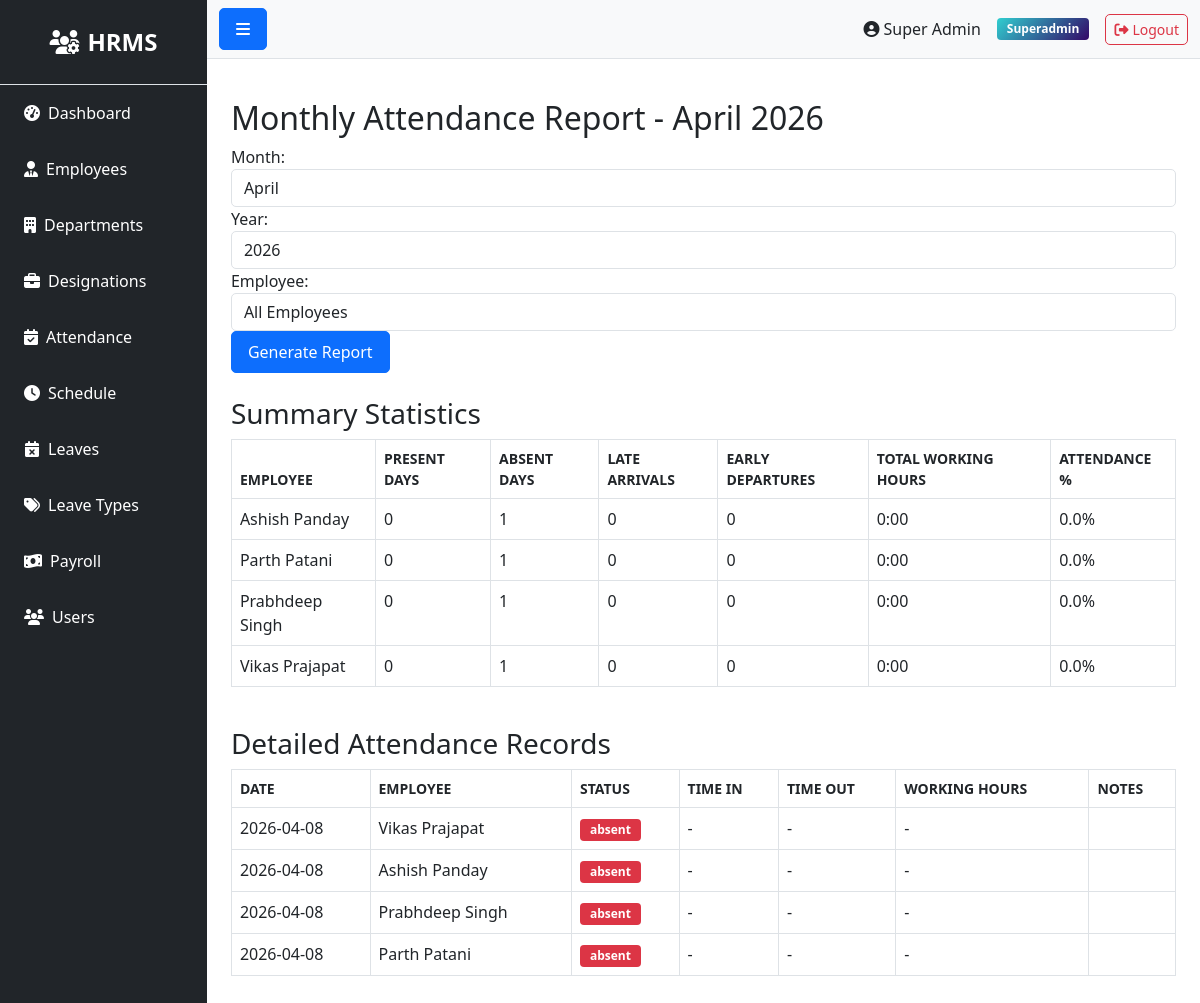
Before: /attendance/monthly-report (signed in) with the older database file.
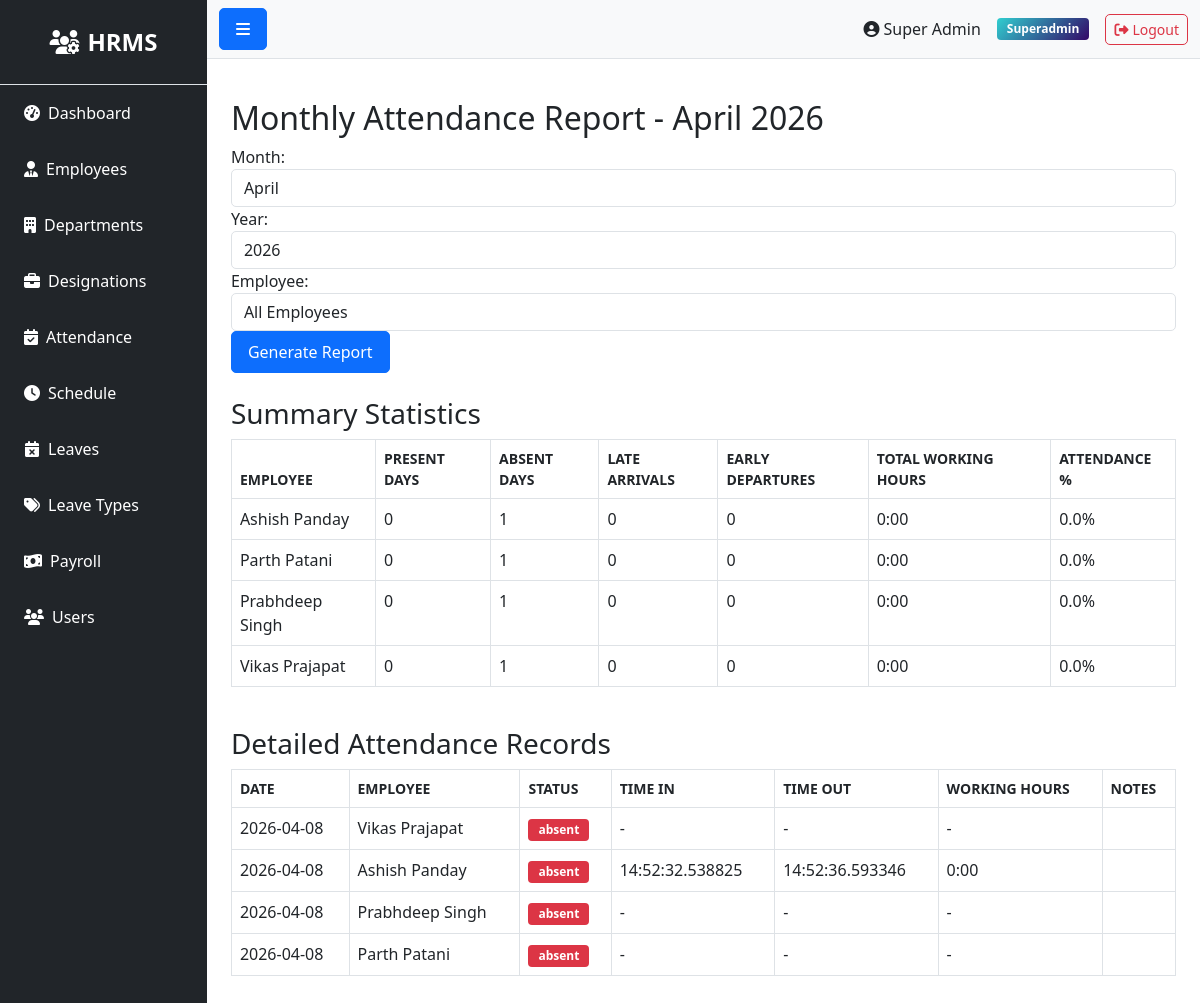
After: the same page with the newer database file.
### models.py (models this page shows, shortened)
class Attendance(db.Model):
    __tablename__ = 'attendances'
    id = db.Column(db.Integer, primary_key=True)
    employee_id = db.Column(db.Integer, db.ForeignKey('employees.id'), nullable=False)
    date = db.Column(db.Date, nullable=False)
    time_in = db.Column(db.Time)
    time_out = db.Column(db.Time)
    status = db.Column(db.String(20))  # present, absent, holiday, weekend
    description = db.Column(db.Text)  # For holiday name or other notes
    created_at = db.Column(db.DateTime, default=datetime.utcnow)
    updated_at = db.Column(db.DateTime, default=datetime.utcnow, onupdate=datetime.utcnow)

class Employee(db.Model):
    __tablename__ = 'employees'
    id = db.Column(db.Integer, primary_key=True)
    department_id = db.Column(db.Integer, db.ForeignKey('departments.id'))
    designation_id = db.Column(db.Integer, db.ForeignKey('designations.id'))
    schedule_id = db.Column(db.Integer, db.ForeignKey('schedules.id'))
    firstname = db.Column(db.String(100), nullable=False)
    lastname = db.Column(db.String(100), nullable=False)
    unique_id = db.Column(db.String(50), unique=True)
    email = db.Column(db.String(100), unique=True)
    phone = db.Column(db.String(20))
    address = db.Column(db.Text)
    dob = db.Column(db.Date)
    gender = db.Column(db.String(10))
    religion = db.Column(db.String(50))
    marital = db.Column(db.String(20))
    image = db.Column(db.String(255))  # Store image filename
    status = db.Column(db.String(20), default='active')
    created_at = db.Column(db.DateTime, default=datetime.utcnow)
    updated_at = db.Column(db.DateTime, default=datetime.utcnow, onupdate=datetime.utcnow)
    attendances = db.relationship('Attendance', backref='employee', lazy=True, cascade='all, delete-orphan')
    checks = db.relationship('Check', backref='employee', lazy=True, cascade='all, delete-orphan')
    salary = db.relationship('Salary', backref='employee', uselist=False, cascade='all, delete-orphan')
    leaves = db.relationship('Leave', backref='employee', lazy=True, cascade='all, delete-orphan')
    late_times = db.relationship('LateTime', backref='employee', lazy=True, cascade='all, delete-orphan')
    over_times = db.relationship('OverTime', backref='employee', lazy=True, cascade='all, delete-orphan')
    payrolls = db.relationship('Payroll', backref='employee', lazy=True, cascade='all, delete-orphan')

### routes/attendance.py (the view)
@bp.route('/monthly-report')
@login_required
def monthly_report():
    if not current_user.is_authenticated or current_user.role.name not in ['superadmin', 'admin', 'moderator', 'hr']:
        flash('Access denied', 'danger')
        return redirect(url_for('auth.login'))
    year = int(request.args.get('year', datetime.now().year))
    month = int(request.args.get('month', datetime.now().month))
    employee_id = request.args.get('employee_id')
    _, last_day = monthrange(year, month)
    start_date = datetime(year, month, 1).date()
    end_date = datetime(year, month, last_day).date()
    query = Attendance.query.filter(Attendance.date.between(start_date, end_date))
    if employee_id:
        query = query.filter(Attendance.employee_id == employee_id)
    employees = Employee.query.order_by(Employee.firstname).all()
    attendances = query.order_by(Attendance.employee_id, Attendance.date).all()
    stats = defaultdict(lambda: {
        'present': 0,
        'absent': 0,
        'late': 0,
        'early_out': 0,
        'working_hours': timedelta(),
        'attendance_percentage': 0
    })
    for attendance in attendances:
        emp_stats = stats[attendance.employee_id]
        if attendance.status == 'present':
            emp_stats['present'] += 1
            if attendance.time_in and attendance.time_out:
                time_in = datetime.combine(attendance.date, attendance.time_in)
                time_out = datetime.combine(attendance.date, attendance.time_out)
                working_hours = time_out - time_in
                emp_stats['working_hours'] += working_hours
                if attendance.employee.schedule:
                    schedule = attendance.employee.schedule
                    if attendance.time_in > datetime.combine(attendance.date, schedule.time_in).time():
                        emp_stats['late'] += 1
                    if attendance.time_out < datetime.combine(attendance.date, schedule.time_out).time():
                        emp_stats['early_out'] += 1
        else:
            emp_stats['absent'] += 1
        total_days = emp_stats['present'] + emp_stats['absent']
        if total_days > 0:
            emp_stats['attendance_percentage'] = (emp_stats['present'] / total_days) * 100
    return render_template('admin/attendance/monthly_report.html',
                         attendances=attendances,
                         employees=employees,
                         stats=stats,
                         year=year,
                         month=month,
                         selected_employee=employee_id,
                         month_name=datetime(year, month, 1).strftime('%B'),
                         datetime=datetime)

### app.py (called while the page is built)
@login_manager.user_loader
def load_user(user_id):
    try:
        return db.session.get(User, int(user_id))
    except Exception as e:
        app.logger.error(f'Error loading user {user_id}: {str(e)}')
        return None

@app.context_processor
def inject_user():
    pending_leaves = 0
    try:
        if current_user.is_authenticated and getattr(current_user, 'role', None) and current_user.role.name in ['superadmin', 'admin', 'hr']:
            from models import Leave
            pending_leaves = Leave.query.filter_by(status='pending').count()
    except Exception:
        pending_leaves = 0
    return dict(current_user=current_user, pending_leaves=pending_leaves)

### templates/admin/attendance/monthly_report.html (shortened to what the changed rows need)
{% extends "base.html" %}
{% block content %}
<h2>Monthly Attendance Report - {{ month_name }} {{ year }}</h2>
<div class="report-content">
    <div class="statistics mb-4">
        <div class="table-responsive">
            <table class="table">
                <thead>
                    <tr>
                        <th>Employee</th>
                        <th>Present Days</th>
                        <th>Absent Days</th>
                        <th>Late Arrivals</th>
                        <th>Early Departures</th>
                        <th>Total Working Hours</th>
                        <th>Attendance %</th>
                    </tr>
                </thead>
            </table>
        </div>
    </div>
    <div class="detailed-records">
        <div class="table-responsive">
            <table class="table">
                <thead>
                    <tr>
                        <th>Date</th>
                        <th>Employee</th>
                        <th>Status</th>
                        <th>Time In</th>
                        <th>Time Out</th>
                        <th>Working Hours</th>
                        <th>Notes</th>
                    </tr>
                </thead>
                <tbody>
                    {% for attendance in attendances %}
                    <tr>
                        <td>{{ attendance.date }}</td>
                        <td>{{ attendance.employee.firstname }} {{ attendance.employee.lastname }}</td>
                        <td>
                            <span class="badge {% if attendance.status == 'present' %}badge-success{% else %}badge-danger{% endif %}">
                                {{ attendance.status }}
                            </span>
                        </td>
                        <td>{{ attendance.time_in or '-' }}</td>
                        <td>{{ attendance.time_out or '-' }}</td>
                        <td>
                            {% if attendance.time_in and attendance.time_out %}
                                {% set duration = (attendance.time_out.hour * 60 + attendance.time_out.minute) -
                                                (attendance.time_in.hour * 60 + attendance.time_in.minute) %}
                                {{ '%d:%02d' | format(duration // 60, duration % 60) }}
                            {% else %}
                                -
                            {% endif %}
                        </td>
                        <td>
                        </td>
                    </tr>
                    {% endfor %}
                </tbody>
            </table>
        </div>
    </div>
</div>
{% endblock %}

Changed rows visible on the page:
changed Attendance "Ashish": time_in "-" → "14:52:32.538825"; time_out "-" → "14:52:36.593346"; value (not shown) → "0:00"; no longer shows "-"
